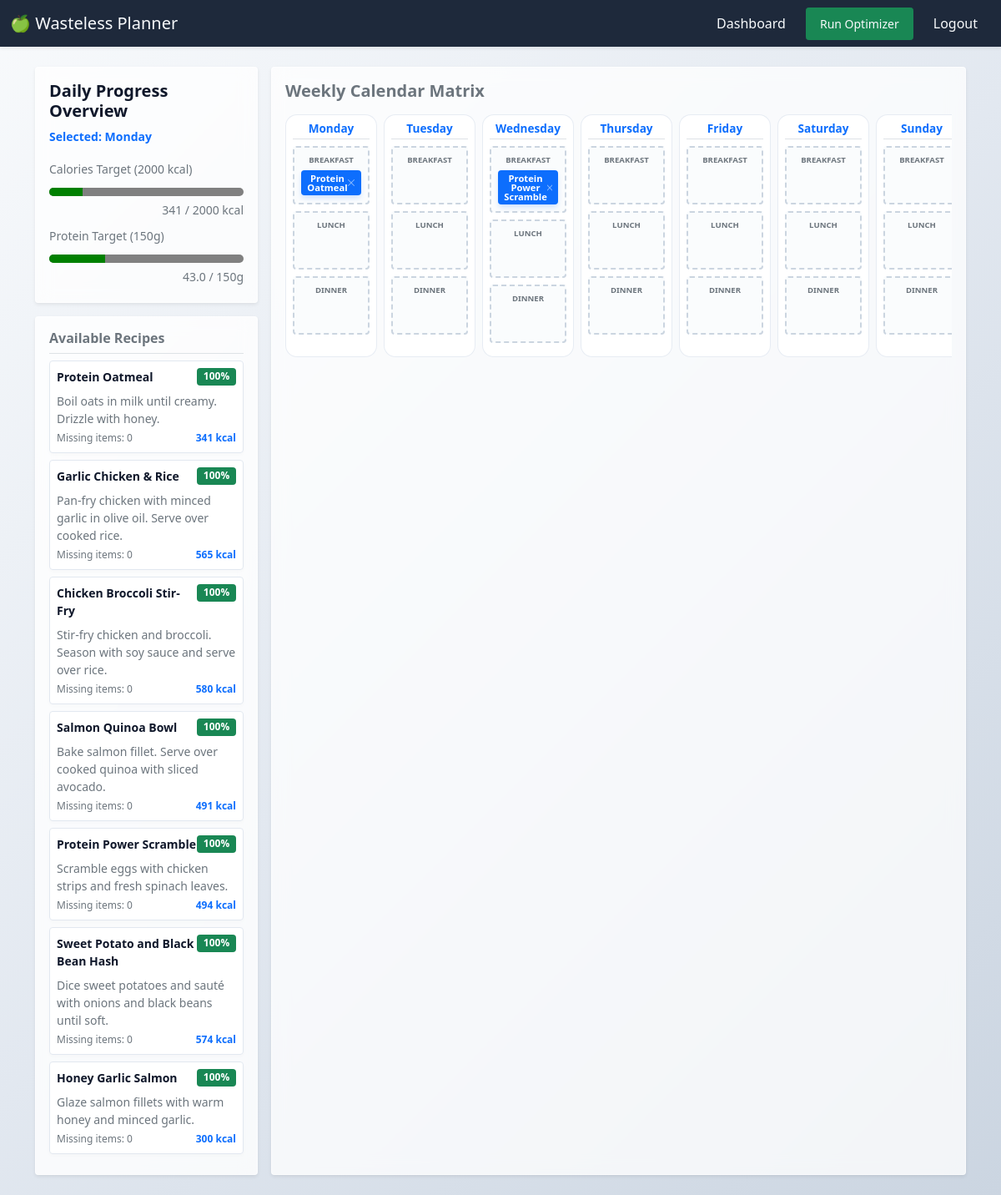
The page / (signed in) on the database its author committed.
### planner/models.py (models this page shows, shortened)
class Recipe(models.Model):
    title = models.CharField(max_length=200, unique=True)
    instructions = models.TextField()
    prep_time = models.IntegerField(help_text="Time in minutes", validators=[MinValueValidator(1)])
    calories = models.IntegerField(validators=[MinValueValidator(0)], default=0)
    protein = models.DecimalField(max_digits=5, decimal_places=1, default=0.0, help_text="in grams")
    carbs = models.DecimalField(max_digits=5, decimal_places=1, default=0.0, help_text="in grams")
    fat = models.DecimalField(max_digits=5, decimal_places=1, default=0.0, help_text="in grams")
    created_at = models.DateTimeField(auto_now_add=True)

class MealPlan(models.Model):
    MEAL_CHOICES = [
        ('Breakfast', 'Breakfast'),
        ('Lunch', 'Lunch'),
        ('Dinner', 'Dinner'),
    ]
    user = models.ForeignKey(User, on_delete=models.CASCADE, related_name="meal_plans")
    recipe = models.ForeignKey(Recipe, on_delete=models.CASCADE)
    date = models.DateField()
    meal_type = models.CharField(max_length=15, choices=MEAL_CHOICES, default='Dinner')
    class Meta:
        ordering = ['date']
        unique_together = ('user', 'date', 'meal_type')

### planner/views.py (the view)
# urls.py: path('', views.dashboard_view, name='dashboard'),
@login_required
def dashboard_view(request):
    user = request.user
    today = timezone.now().date()
    pantry_items = PantryItem.objects.filter(user=user).select_related('ingredient')
    user_stock = {}
    expiring_items = []
    seen_ingredients = set()
    for item in pantry_items:
        ing_id = item.ingredient.id
        if ing_id not in user_stock:
            user_stock[ing_id] = Decimal("0.00")
        user_stock[ing_id] += item.quantity
        try:
            days_left = item.days_until_expiration()
        except Exception:
            days_left = 99
        if days_left <= 3 and ing_id not in seen_ingredients:
            expiring_items.append(item)
            seen_ingredients.add(ing_id)
    all_recipes = Recipe.objects.prefetch_related('recipe_ingredients__ingredient')
    recommended_recipes = []
    for recipe in all_recipes:
        requirements = recipe.recipe_ingredients.all()
        if not requirements:
            continue
        matched_ingredients = 0
        total_ingredients_count = len(requirements)
        for req in requirements:
            req_ing_id = req.ingredient.id
            if req_ing_id in user_stock and user_stock[req_ing_id] >= req.quantity:
                matched_ingredients += 1
        match_percentage = int((matched_ingredients / total_ingredients_count) * 100)
        if match_percentage >= 25:
            recommended_recipes.append({
                "recipe": recipe,
                "match_percentage": match_percentage,
                "missing_count": total_ingredients_count - matched_ingredients
            })
    calendar_days = [
        {"code": "MON", "name": "Monday"},
        {"code": "TUE", "name": "Tuesday"},
        {"code": "WED", "name": "Wednesday"},
        {"code": "THU", "name": "Thursday"},
        {"code": "FRI", "name": "Friday"},
        {"code": "SAT", "name": "Saturday"},
        {"code": "SUN", "name": "Sunday"},
    ]
    daily_macros = {
        "MON": {"calories": 0, "protein": 0.0},
        "TUE": {"calories": 0, "protein": 0.0},
        "WED": {"calories": 0, "protein": 0.0},
        "THU": {"calories": 0, "protein": 0.0},
        "FRI": {"calories": 0, "protein": 0.0},
        "SAT": {"calories": 0, "protein": 0.0},
        "SUN": {"calories": 0, "protein": 0.0},
    }
    saved_meals = MealPlan.objects.filter(user=user).select_related('recipe')
    day_map = {0: "MON", 1: "TUE", 2: "WED", 3: "THU", 4: "FRI", 5: "SAT", 6: "SUN"}
    for plan in saved_meals:
        code = day_map.get(plan.date.weekday(), "MON")
        plan.date_code = code
        if plan.recipe:
            cals = getattr(plan.recipe, 'calories', 0) or 0
            prot = getattr(plan.recipe, 'protein', 0) or 0
            daily_macros[code]["calories"] += int(cals)
            daily_macros[code]["protein"] += int(prot)
    context = {
        "pantry_items": pantry_items,
        "expiring_items": expiring_items,
        "recommended_recipes": recommended_recipes,  # Constrain UI view window to top 7 hits
        "today": today,
        "calendar_days": calendar_days,
        "saved_meals": saved_meals,
        "daily_macros": daily_macros,
        "mon_cals": daily_macros["MON"]["calories"],
        "mon_prot": daily_macros["MON"]["protein"],
    }
    return render(request, "planner/index.html", context)

### planner/models.py (called while the page is built)
    def days_until_expiration(self):
        delta = self.expiration_date - timezone.now().date()
        return delta.days

### planner/templates/planner/index.html (shortened to what this page needs)
{% extends "planner/layout.html" %}
{% block body %}
<div class="d-flex flex-nowrap row g-3">
    <aside class="col-12 col-md-4 col-lg-3" id="macro-summary-panel">
        <div class="card p-3 shadow-sm mb-3">
            <h5 class="card-title fw-bold">Daily Progress Overview</h5>
            <p class="text-primary small fw-bold mb-3" id="active-day-tracker-label">Selected: Monday</p>
            <div class="mb-2">
                <label for="calories-progress" class="form-label mb-1 small text-muted">Calories Target (2000 kcal)</label>
                <progress id="calories-progress" class="w-100" value="{{ mon_cals }}" max="2000"></progress>
                <small class="text-muted d-block text-end" id="calories-text-value">{{ mon_cals }} / 2000 kcal</small>
            </div>
            <div class="mb-1">
                <label for="protein-progress" class="form-label mb-1 small text-muted">Protein Target (150g)</label>
                <progress id="protein-progress" class="w-100" value="{{ mon_prot }}" max="150"></progress>
                <small class="text-muted d-block text-end" id="protein-text-value">{{ mon_prot }} / 150g</small>
            </div>
        </div>
        <div class="card p-3 shadow-sm" id="recipe-pool">
        <h6 class="border-bottom pb-2 fw-bold text-secondary">Available Recipes</h6>
        {% if recommended_recipes %}
            {% for item in recommended_recipes %}
            <div class="recipe-card p-2 mb-2 border rounded bg-light" draggable="true" data-recipe-id="{{ item.recipe.id }}" data-calories="{{ item.recipe.calories }}" data-protein="{{ item.recipe.protein }}" style="cursor: grab;">
                <div class="d-flex justify-content-between align-items-start">
                <strong class="text-dark small">{{ item.recipe.title }}</strong>
                <span class="badge bg-success small">{{ item.match_percentage }}%</span>
                </div>
                <div class="text-secondary small mt-2">
                <p class="mb-1">{{ item.recipe.instructions }}</p>
                </div>
                <div class="text-muted mt-1 d-flex justify-content-between" style="font-size: 0.75rem;">
                <span>Missing items: {{ item.missing_count }}</span>
                <span class="text-primary fw-bold">{{ item.recipe.calories }} kcal</span>
                </div>
            </div>
            {% endfor %}
        {% else %}
            <p class="text-muted small text-center my-3">No recipe matches found (Min. 25% match required).</p>
        {% endif %}
        </div>
    </aside>
    <section class="col-12 col-md-8 col-lg-9" id="calendar-workspace">
        <div class="card p-3 shadow-sm h-100">
            <h2 class="h5 fw-bold mb-3 text-secondary">Weekly Calendar Matrix</h2>
            <div class="calendar-grid" style="display: grid; grid-template-columns: repeat(7, minmax(110px, 1fr)); gap: 0.5rem; overflow-x: auto;">
                {% for day in calendar_days %}
                <div class="calendar-day-column border rounded p-2 bg-white" data-day-code="{{ day.code }}" data-day-name="{{ day.name }}">
                    <h6 class="text-center text-primary border-bottom pb-1 fw-bold" style="font-size: 0.85rem;">{{ day.name }}</h6>
                    <div class="meal-slot border rounded p-2 my-2 bg-light text-center"
                         data-meal-type="Breakfast"
                         data-current-calories="{% for plan in saved_meals %}{% if plan.date_code == day.code and plan.meal_type == 'Breakfast' %}{{ plan.recipe.calories }}{% endif %}{% endfor %}"
                         data-current-protein="{% for plan in saved_meals %}{% if plan.date_code == day.code and plan.meal_type == 'Breakfast' %}{{ plan.recipe.protein }}{% endif %}{% endfor %}"
                         style="min-height: 70px;">
                        <small class="slot-label text-muted d-block fw-bold" style="font-size: 0.6rem;">BREAKFAST</small>
                        <div class="slot-occupied-zone mt-1">
                            {% for plan in saved_meals %}
                                {% if plan.date_code == day.code and plan.meal_type == "Breakfast" %}
                                    <span class="recipe-card badge bg-primary w-100 py-1 text-wrap d-flex justify-content-between align-items-center"
                                        draggable="true"
                                        data-recipe-id="{{ plan.recipe.id }}"
                                        data-calories="{{ plan.recipe.calories }}"
                                        data-protein="{{ plan.recipe.protein }}"
                                        style="cursor: grab; font-size: 0.7rem;">
                                        <strong class="text-white">{{ plan.recipe.title }}</strong>
                                        <button type="button" class="btn-close btn-close-white remove-meal-btn"
                                                aria-label="Remove"
                                                style="font-size: 0.5rem; padding: 0.2rem; cursor: pointer;"></button>
                                    </span>
                                {% endif %}
                            {% endfor %}
                        </div>
                    </div>
                    <div class="meal-slot border rounded p-2 my-2 bg-light text-center"
                         data-meal-type="Lunch"
                         data-current-calories="{% for plan in saved_meals %}{% if plan.date_code == day.code and plan.meal_type == 'Lunch' %}{{ plan.recipe.calories }}{% endif %}{% endfor %}"
                         data-current-protein="{% for plan in saved_meals %}{% if plan.date_code == day.code and plan.meal_type == 'Lunch' %}{{ plan.recipe.protein }}{% endif %}{% endfor %}"
                         style="min-height: 70px;">
                        <small class="slot-label text-muted d-block fw-bold" style="font-size: 0.6rem;">LUNCH</small>
                    </div>
                    <div class="meal-slot border rounded p-2 my-2 bg-light text-center"
                         data-meal-type="Dinner"
                         data-current-calories="{% for plan in saved_meals %}{% if plan.date_code == day.code and plan.meal_type == 'Dinner' %}{{ plan.recipe.calories }}{% endif %}{% endfor %}"
                         data-current-protein="{% for plan in saved_meals %}{% if plan.date_code == day.code and plan.meal_type == 'Dinner' %}{{ plan.recipe.protein }}{% endif %}{% endfor %}"
                         style="min-height: 70px;">
                        <small class="slot-label text-muted d-block fw-bold" style="font-size: 0.6rem;">DINNER</small>
                    </div>
                </div>
                {% endfor %}
            </div>
        </div>
    </section>
</div>
{% endblock %}

### planner/static/planner/css/styles.css (style rules this page uses)
* { box-sizing: border-box; }
body { background: linear-gradient(135deg, #F8FAFC 0%, #E2E8F0 50%, #CBD5E1 100%) !important; background-attachment: fixed; color: #0F172A; }
.card { background: rgba(255, 255, 255, 0.75) !important; border: 1px solid rgba(255, 255, 255, 0.6) !important; backdrop-filter: blur(10px); }
.calendar-day-column { background: rgba(255, 255, 255, 0.9) !important; border: 1px solid rgba(226, 232, 240, 0.8) !important; border-radius: 14px !important; transition: transform 0.2s ease; }
#recipe-pool { background: rgba(255, 255, 255, 0.8) !important; }
.recipe-card { -webkit-touch-callout: none; -webkit-user-select: none; -moz-user-select: none; -ms-user-select: none; user-select: none; touch-action: none; display: block; width: 100%; box-sizing: border-box; transition: transform 0.15s ease, opacity 0.15s ease; }
#recipe-pool .recipe-card { background-color: #ffffff !important; border: 1px solid #e2e8f0 !important; color: #0F172A !important; box-shadow: 0 2px 4px rgba(0, 0, 0, 0.02); }
#recipe-pool .recipe-card strong { color: #0F172A !important; }
.meal-slot { background-color: rgba(247, 250, 252, 0.6) !important; border: 2px dashed #cbd5e0 !important; transition: all 0.2s ease-in-out; }
.meal-slot .recipe-card.badge { background-color: #0d6efd !important; color: #ffffff !important; border: none !important; box-shadow: 0 4px 6px -1px rgba(13, 110, 253, 0.2); display: flex !important; }
.meal-slot .recipe-card.badge strong { color: #ffffff !important; }
progress { accent-color: #48bb78; height: 10px; border-radius: 5px; overflow: hidden; background-color: #edf2f7; border: none; }

### rows shown on the page
Recipe: recipe "Protein Oatmeal", match_percentage "100", recipe.instructions "Boil oats in milk until creamy. Drizzle with honey.", missing_count "0", recipe.calories "341"
Recipe: recipe "Garlic Chicken & Rice", match_percentage "100", recipe.instructions "Pan-fry chicken with minced garlic in olive oil. Serve over cooked rice.", missing_count "0", recipe.calories "565"
Recipe: recipe "Chicken Broccoli Stir-Fry", match_percentage "100", recipe.instructions "Stir-fry chicken and broccoli. Season with soy sauce and serve over rice.", missing_count "0", recipe.calories "580"
Recipe: recipe "Salmon Quinoa Bowl", match_percentage "100", recipe.instructions "Bake salmon fillet. Serve over cooked quinoa with sliced avocado.", missing_count "0", recipe.calories "491"
Recipe: recipe "Protein Power Scramble", match_percentage "100", recipe.instructions "Scramble eggs with chicken strips and fresh spinach leaves.", missing_count "0", recipe.calories "494"
Recipe: recipe "Sweet Potato and Black Bean Hash", match_percentage "100", recipe.instructions "Dice sweet potatoes and sauté with onions and black beans until soft.", missing_count "0", recipe.calories "574"
Recipe: recipe "Honey Garlic Salmon", match_percentage "100", recipe.instructions "Glaze salmon fillets with warm honey and minced garlic.", missing_count "0", recipe.calories "300"
MealPlan: recipe "Protein Oatmeal"
MealPlan: recipe "Protein Power Scramble"

### other values the page prints
{{ mon_cals }} "341"
{{ mon_prot }} "43.0"
{{ day.name }} "Monday" "Tuesday" "Wednesday" "Thursday" "Friday" "Saturday" "Sunday"
